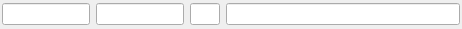
<?xml version="1.0" encoding="UTF-8"?>
<ui version="4.0">
 <class>BlBankEditBase</class>
 <widget class="QWidget" name="BlBankEditBase">
  <property name="geometry">
   <rect>
    <x>0</x>
    <y>0</y>
    <width>462</width>
    <height>29</height>
   </rect>
  </property>
  <property name="focusPolicy">
   <enum>Qt::StrongFocus</enum>
  </property>
  <property name="windowTitle">
   <string>Form</string>
  </property>
  <layout class="QHBoxLayout" name="horizontalLayout">
   <property name="margin">
    <number>2</number>
   </property>
   <item>
    <widget class="QLineEdit" name="m_entidad">
     <property name="sizePolicy">
      <sizepolicy hsizetype="Fixed" vsizetype="Fixed">
       <horstretch>0</horstretch>
       <verstretch>0</verstretch>
      </sizepolicy>
     </property>
     <property name="maximumSize">
      <size>
       <width>88</width>
       <height>16777215</height>
      </size>
     </property>
     <property name="maxLength">
      <number>4</number>
     </property>
    </widget>
   </item>
   <item>
    <widget class="QLineEdit" name="m_oficina">
     <property name="sizePolicy">
      <sizepolicy hsizetype="Fixed" vsizetype="Fixed">
       <horstretch>0</horstretch>
       <verstretch>0</verstretch>
      </sizepolicy>
     </property>
     <property name="maximumSize">
      <size>
       <width>88</width>
       <height>16777215</height>
      </size>
     </property>
     <property name="maxLength">
      <number>4</number>
     </property>
    </widget>
   </item>
   <item>
    <widget class="QLineEdit" name="m_dc">
     <property name="sizePolicy">
      <sizepolicy hsizetype="Fixed" vsizetype="Fixed">
       <horstretch>0</horstretch>
       <verstretch>0</verstretch>
      </sizepolicy>
     </property>
     <property name="maximumSize">
      <size>
       <width>30</width>
       <height>16777215</height>
      </size>
     </property>
     <property name="maxLength">
      <number>2</number>
     </property>
    </widget>
   </item>
   <item>
    <widget class="QLineEdit" name="m_cuenta">
     <property name="sizePolicy">
      <sizepolicy hsizetype="Expanding" vsizetype="Fixed">
       <horstretch>0</horstretch>
       <verstretch>0</verstretch>
      </sizepolicy>
     </property>
     <property name="maxLength">
      <number>10</number>
     </property>
    </widget>
   </item>
  </layout>
 </widget>
 <includes>
  <include location="local">local_blI18n.h</include>
 </includes>
 <resources/>
 <connections/>
</ui>
